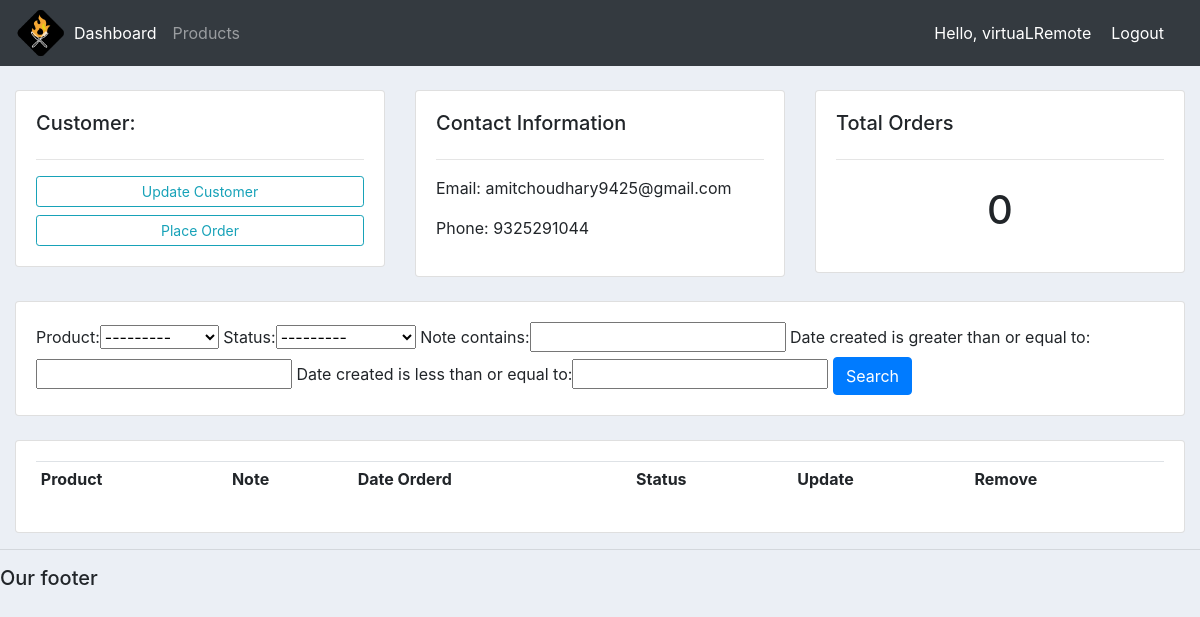
The page /costumers/2/ (signed in) on the database as committed earlier.
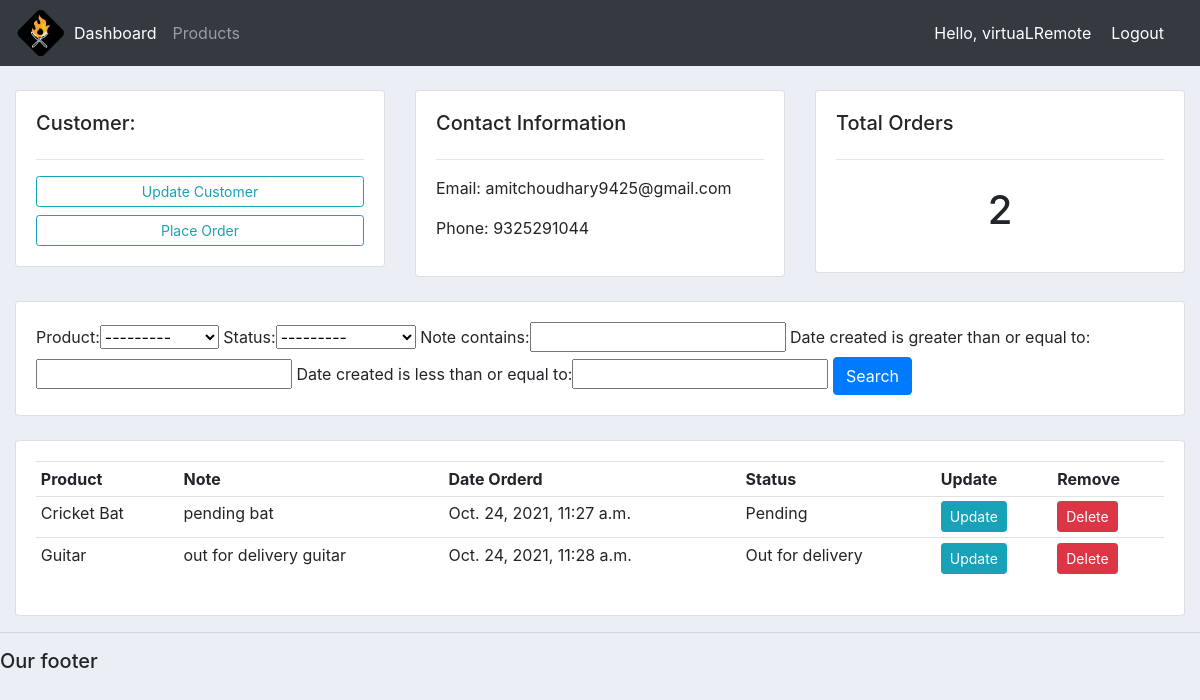
The same page on the database as committed later.
### accounts/models.py (models this page shows, shortened)
class Order(models.Model):
    STATUS = (
        ('Pending', 'Pending'),
        ('Out for delivery', 'Out for delivery'),
        ('Delivered', 'Delivered')
    )
    customer = models.ForeignKey(Customer, null=True, on_delete=models.SET_NULL)
    product = models.ForeignKey(Product, null=True, on_delete=models.SET_NULL)
    date_created = models.DateTimeField(auto_now_add=True, null=True)
    status = models.CharField(max_length=200, null=True, choices=STATUS)
    note = models.CharField(max_length=1000, null=True)

class Product(models.Model):
    CATEGORY = (
        ('Indoor', 'Indoor'),
        ('Out door', 'Out door')
    )
    name = models.CharField(max_length=200, null=True)
    price = models.FloatField(null=True)
    category = models.CharField(max_length=200, null=True, choices=CATEGORY)
    description = models.CharField(max_length=200, null=True, blank=True)
    date_created = models.DateTimeField(auto_now_add=True, null=True)
    tags = ManyToManyField(Tag)
    def __str__(self):
        return self.name

### accounts/decorators.py (the view)
        def wrapper_func(request, *args, **kwargs):
            group = None
            if request.user.groups.exists():
                group = request.user.groups.all()[0].name
            if group in allowed_roles:
                return view_func(request, *args, **kwargs)
            else:
                return HttpResponse('You are restricted to view this page!')

### accounts/views.py (called while the page is built)
@login_required(login_url="login")
@allowed_users(allowed_roles=['admin'])
def costumers(request, cust_id):
    customer = Customer.objects.get(id=cust_id)
    order = customer.order_set.all()
    total_order = order.count()
    myFilter = OrderFilter(request.GET, queryset=order)
    order = myFilter.qs
    dict = {
        'customers':customer, 'orders':order, 'total_orders':total_order, 'myFilter':myFilter
    }
    return render(request, 'accounts/costumers.html', dict)

### accounts/templates/accounts/costumers.html
{% extends 'accounts/main.html' %}
{% block content %}
	<br>
    <div class="row">
        <div class="col-md">
            <div class="card card-body">
                <h5>Customer:</h5>
                <hr>
                <a class="btn btn-outline-info  btn-sm btn-block" href="">Update Customer</a>
                <a class="btn btn-outline-info  btn-sm btn-block" href="{% url 'create_order' customers.id %}">Place Order</a>
            </div>
        </div>
        <div class="col-md">
            <div class="card card-body">
                <h5>Contact Information</h5>
                <hr>
                <p>Email: {{ customers.email }}</p>
                <p>Phone: {{ customers.phone }}</p>
            </div>
        </div>
        <div class="col-md">
            <div class="card card-body">
                <h5>Total Orders</h5>
                <hr>
                <h1 style="text-align: center;padding: 10px">{{ total_orders }}</h1>
            </div>
        </div>
    </div>
    <br>
    <div class="row">
        <div class="col">
            <div class="card card-body">
                <form method="get">
                    {{ myFilter.form }}
                <button class="btn btn-primary" type="submit">Search</button>
            </form>
            </div>
        </div>
    </div>
    <br>
    <div class="row">
        <div class="col-md">
            <div class="card card-body">
                <table class="table table-sm">
                    <tr>
                        <th>Product</th>
                        <th>Note</th>
                        <th>Date Orderd</th>
                        <th>Status</th>
                        <th>Update</th>
                        <th>Remove</th>
                    </tr>
                    {% for order in orders %}
                        <tr>
                            <td>{{ order.product }}</td>
                            <td>{{ order.note }}</td>
                            <td>{{ order.date_created }}</td>
                            <td>{{ order.status }}</td>
                            <td><a class="btn btn-sm btn-info" href="{% url 'update_order' order.id %}">Update</a></td>
                            <td><a class="btn btn-sm btn-danger"href="{% url 'delete_order' order.id %}">Delete</a></td>
                        </tr>
                    {% endfor %}
                </table>
            </div>
        </div>
    </div>
{% endblock %}

Rows that differ between the two databases and show on the page:
added Order: product "Cricket Bat", note "pending bat", date_created "Oct. 24, 2021, 11:27 a.m.", status "Pending"
added Order: product "Guitar", note "out for delivery guitar", date_created "Oct. 24, 2021, 11:28 a.m.", status "Out for delivery"
Other text that changed with them:
{{ total_orders }}: "0" → "2"
